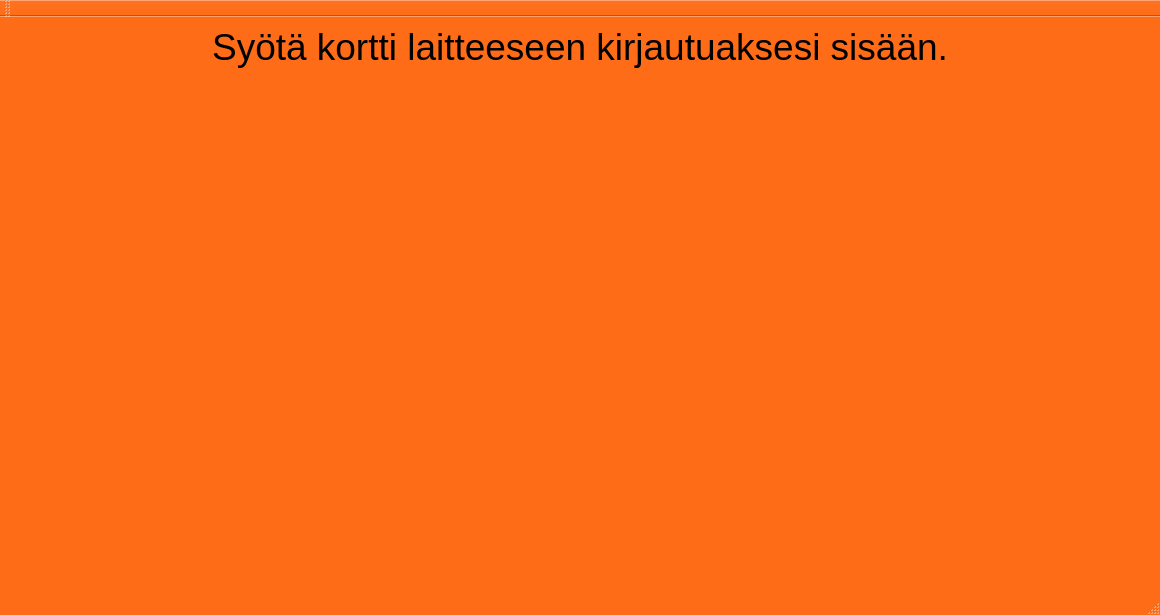
<?xml version="1.0" encoding="UTF-8"?>
<ui version="4.0">
 <class>MainWindow</class>
 <widget class="QMainWindow" name="MainWindow">
  <property name="geometry">
   <rect>
    <x>0</x>
    <y>0</y>
    <width>1160</width>
    <height>615</height>
   </rect>
  </property>
  <property name="sizePolicy">
   <sizepolicy hsizetype="Maximum" vsizetype="Maximum">
    <horstretch>0</horstretch>
    <verstretch>0</verstretch>
   </sizepolicy>
  </property>
  <property name="palette">
   <palette>
    <active>
     <colorrole role="WindowText">
      <brush brushstyle="SolidPattern">
       <color alpha="255">
        <red>0</red>
        <green>0</green>
        <blue>0</blue>
       </color>
      </brush>
     </colorrole>
     <colorrole role="Button">
      <brush brushstyle="SolidPattern">
       <color alpha="255">
        <red>255</red>
        <green>108</green>
        <blue>23</blue>
       </color>
      </brush>
     </colorrole>
     <colorrole role="Light">
      <brush brushstyle="SolidPattern">
       <color alpha="255">
        <red>255</red>
        <green>189</green>
        <blue>150</blue>
       </color>
      </brush>
     </colorrole>
     <colorrole role="Midlight">
      <brush brushstyle="SolidPattern">
       <color alpha="255">
        <red>255</red>
        <green>148</green>
        <blue>86</blue>
       </color>
      </brush>
     </colorrole>
     <colorrole role="Dark">
      <brush brushstyle="SolidPattern">
       <color alpha="255">
        <red>127</red>
        <green>54</green>
        <blue>11</blue>
       </color>
      </brush>
     </colorrole>
     <colorrole role="Mid">
      <brush brushstyle="SolidPattern">
       <color alpha="255">
        <red>170</red>
        <green>72</green>
        <blue>15</blue>
       </color>
      </brush>
     </colorrole>
     <colorrole role="Text">
      <brush brushstyle="SolidPattern">
       <color alpha="255">
        <red>0</red>
        <green>0</green>
        <blue>0</blue>
       </color>
      </brush>
     </colorrole>
     <colorrole role="BrightText">
      <brush brushstyle="SolidPattern">
       <color alpha="255">
        <red>255</red>
        <green>255</green>
        <blue>255</blue>
       </color>
      </brush>
     </colorrole>
     <colorrole role="ButtonText">
      <brush brushstyle="SolidPattern">
       <color alpha="255">
        <red>0</red>
        <green>0</green>
        <blue>0</blue>
       </color>
      </brush>
     </colorrole>
     <colorrole role="Base">
      <brush brushstyle="SolidPattern">
       <color alpha="255">
        <red>255</red>
        <green>255</green>
        <blue>255</blue>
       </color>
      </brush>
     </colorrole>
     <colorrole role="Window">
      <brush brushstyle="SolidPattern">
       <color alpha="255">
        <red>255</red>
        <green>108</green>
        <blue>23</blue>
       </color>
      </brush>
     </colorrole>
     <colorrole role="Shadow">
      <brush brushstyle="SolidPattern">
       <color alpha="255">
        <red>0</red>
        <green>0</green>
        <blue>0</blue>
       </color>
      </brush>
     </colorrole>
     <colorrole role="AlternateBase">
      <brush brushstyle="SolidPattern">
       <color alpha="255">
        <red>255</red>
        <green>181</green>
        <blue>139</blue>
       </color>
      </brush>
     </colorrole>
     <colorrole role="ToolTipBase">
      <brush brushstyle="SolidPattern">
       <color alpha="255">
        <red>255</red>
        <green>255</green>
        <blue>220</blue>
       </color>
      </brush>
     </colorrole>
     <colorrole role="ToolTipText">
      <brush brushstyle="SolidPattern">
       <color alpha="255">
        <red>0</red>
        <green>0</green>
        <blue>0</blue>
       </color>
      </brush>
     </colorrole>
     <colorrole role="PlaceholderText">
      <brush brushstyle="SolidPattern">
       <color alpha="128">
        <red>0</red>
        <green>0</green>
        <blue>0</blue>
       </color>
      </brush>
     </colorrole>
    </active>
    <inactive>
     <colorrole role="WindowText">
      <brush brushstyle="SolidPattern">
       <color alpha="255">
        <red>0</red>
        <green>0</green>
        <blue>0</blue>
       </color>
      </brush>
     </colorrole>
     <colorrole role="Button">
      <brush brushstyle="SolidPattern">
       <color alpha="255">
        <red>255</red>
        <green>108</green>
        <blue>23</blue>
       </color>
      </brush>
     </colorrole>
     <colorrole role="Light">
      <brush brushstyle="SolidPattern">
       <color alpha="255">
        <red>255</red>
        <green>189</green>
        <blue>150</blue>
       </color>
      </brush>
     </colorrole>
     <colorrole role="Midlight">
      <brush brushstyle="SolidPattern">
       <color alpha="255">
        <red>255</red>
        <green>148</green>
        <blue>86</blue>
       </color>
      </brush>
     </colorrole>
     <colorrole role="Dark">
      <brush brushstyle="SolidPattern">
       <color alpha="255">
        <red>127</red>
        <green>54</green>
        <blue>11</blue>
       </color>
      </brush>
     </colorrole>
     <colorrole role="Mid">
      <brush brushstyle="SolidPattern">
       <color alpha="255">
        <red>170</red>
        <green>72</green>
        <blue>15</blue>
       </color>
      </brush>
     </colorrole>
     <colorrole role="Text">
      <brush brushstyle="SolidPattern">
       <color alpha="255">
        <red>0</red>
        <green>0</green>
        <blue>0</blue>
       </color>
      </brush>
     </colorrole>
     <colorrole role="BrightText">
      <brush brushstyle="SolidPattern">
       <color alpha="255">
        <red>255</red>
        <green>255</green>
        <blue>255</blue>
       </color>
      </brush>
     </colorrole>
     <colorrole role="ButtonText">
      <brush brushstyle="SolidPattern">
       <color alpha="255">
        <red>0</red>
        <green>0</green>
        <blue>0</blue>
       </color>
      </brush>
     </colorrole>
     <colorrole role="Base">
      <brush brushstyle="SolidPattern">
       <color alpha="255">
        <red>255</red>
        <green>255</green>
        <blue>255</blue>
       </color>
      </brush>
     </colorrole>
     <colorrole role="Window">
      <brush brushstyle="SolidPattern">
       <color alpha="255">
        <red>255</red>
        <green>108</green>
        <blue>23</blue>
       </color>
      </brush>
     </colorrole>
     <colorrole role="Shadow">
      <brush brushstyle="SolidPattern">
       <color alpha="255">
        <red>0</red>
        <green>0</green>
        <blue>0</blue>
       </color>
      </brush>
     </colorrole>
     <colorrole role="AlternateBase">
      <brush brushstyle="SolidPattern">
       <color alpha="255">
        <red>255</red>
        <green>181</green>
        <blue>139</blue>
       </color>
      </brush>
     </colorrole>
     <colorrole role="ToolTipBase">
      <brush brushstyle="SolidPattern">
       <color alpha="255">
        <red>255</red>
        <green>255</green>
        <blue>220</blue>
       </color>
      </brush>
     </colorrole>
     <colorrole role="ToolTipText">
      <brush brushstyle="SolidPattern">
       <color alpha="255">
        <red>0</red>
        <green>0</green>
        <blue>0</blue>
       </color>
      </brush>
     </colorrole>
     <colorrole role="PlaceholderText">
      <brush brushstyle="SolidPattern">
       <color alpha="128">
        <red>0</red>
        <green>0</green>
        <blue>0</blue>
       </color>
      </brush>
     </colorrole>
    </inactive>
    <disabled>
     <colorrole role="WindowText">
      <brush brushstyle="SolidPattern">
       <color alpha="255">
        <red>127</red>
        <green>54</green>
        <blue>11</blue>
       </color>
      </brush>
     </colorrole>
     <colorrole role="Button">
      <brush brushstyle="SolidPattern">
       <color alpha="255">
        <red>255</red>
        <green>108</green>
        <blue>23</blue>
       </color>
      </brush>
     </colorrole>
     <colorrole role="Light">
      <brush brushstyle="SolidPattern">
       <color alpha="255">
        <red>255</red>
        <green>189</green>
        <blue>150</blue>
       </color>
      </brush>
     </colorrole>
     <colorrole role="Midlight">
      <brush brushstyle="SolidPattern">
       <color alpha="255">
        <red>255</red>
        <green>148</green>
        <blue>86</blue>
       </color>
      </brush>
     </colorrole>
     <colorrole role="Dark">
      <brush brushstyle="SolidPattern">
       <color alpha="255">
        <red>127</red>
        <green>54</green>
        <blue>11</blue>
       </color>
      </brush>
     </colorrole>
     <colorrole role="Mid">
      <brush brushstyle="SolidPattern">
       <color alpha="255">
        <red>170</red>
        <green>72</green>
        <blue>15</blue>
       </color>
      </brush>
     </colorrole>
     <colorrole role="Text">
      <brush brushstyle="SolidPattern">
       <color alpha="255">
        <red>127</red>
        <green>54</green>
        <blue>11</blue>
       </color>
      </brush>
     </colorrole>
     <colorrole role="BrightText">
      <brush brushstyle="SolidPattern">
       <color alpha="255">
        <red>255</red>
        <green>255</green>
        <blue>255</blue>
       </color>
      </brush>
     </colorrole>
     <colorrole role="ButtonText">
      <brush brushstyle="SolidPattern">
       <color alpha="255">
        <red>127</red>
        <green>54</green>
        <blue>11</blue>
       </color>
      </brush>
     </colorrole>
     <colorrole role="Base">
      <brush brushstyle="SolidPattern">
       <color alpha="255">
        <red>255</red>
        <green>108</green>
        <blue>23</blue>
       </color>
      </brush>
     </colorrole>
     <colorrole role="Window">
      <brush brushstyle="SolidPattern">
       <color alpha="255">
        <red>255</red>
        <green>108</green>
        <blue>23</blue>
       </color>
      </brush>
     </colorrole>
     <colorrole role="Shadow">
      <brush brushstyle="SolidPattern">
       <color alpha="255">
        <red>0</red>
        <green>0</green>
        <blue>0</blue>
       </color>
      </brush>
     </colorrole>
     <colorrole role="AlternateBase">
      <brush brushstyle="SolidPattern">
       <color alpha="255">
        <red>255</red>
        <green>108</green>
        <blue>23</blue>
       </color>
      </brush>
     </colorrole>
     <colorrole role="ToolTipBase">
      <brush brushstyle="SolidPattern">
       <color alpha="255">
        <red>255</red>
        <green>255</green>
        <blue>220</blue>
       </color>
      </brush>
     </colorrole>
     <colorrole role="ToolTipText">
      <brush brushstyle="SolidPattern">
       <color alpha="255">
        <red>0</red>
        <green>0</green>
        <blue>0</blue>
       </color>
      </brush>
     </colorrole>
     <colorrole role="PlaceholderText">
      <brush brushstyle="SolidPattern">
       <color alpha="128">
        <red>0</red>
        <green>0</green>
        <blue>0</blue>
       </color>
      </brush>
     </colorrole>
    </disabled>
   </palette>
  </property>
  <property name="windowTitle">
   <string>MainWindow</string>
  </property>
  <widget class="QWidget" name="centralwidget">
   <layout class="QGridLayout" name="gridLayout">
    <item row="1" column="0">
     <widget class="QLabel" name="label">
      <property name="sizePolicy">
       <sizepolicy hsizetype="Expanding" vsizetype="Expanding">
        <horstretch>0</horstretch>
        <verstretch>0</verstretch>
       </sizepolicy>
      </property>
      <property name="font">
       <font>
        <pointsize>28</pointsize>
       </font>
      </property>
      <property name="autoFillBackground">
       <bool>true</bool>
      </property>
      <property name="text">
       <string>Syötä kortti laitteeseen kirjautuaksesi sisään.</string>
      </property>
      <property name="alignment">
       <set>Qt::AlignHCenter|Qt::AlignTop</set>
      </property>
      <property name="margin">
       <number>100</number>
      </property>
     </widget>
    </item>
   </layout>
  </widget>
  <widget class="QMenuBar" name="menubar">
   <property name="geometry">
    <rect>
     <x>0</x>
     <y>0</y>
     <width>1160</width>
     <height>25</height>
    </rect>
   </property>
  </widget>
  <widget class="QStatusBar" name="statusbar"/>
  <widget class="QToolBar" name="toolBar">
   <property name="windowTitle">
    <string>toolBar</string>
   </property>
   <attribute name="toolBarArea">
    <enum>TopToolBarArea</enum>
   </attribute>
   <attribute name="toolBarBreak">
    <bool>false</bool>
   </attribute>
  </widget>
 </widget>
 <resources/>
 <connections/>
</ui>
